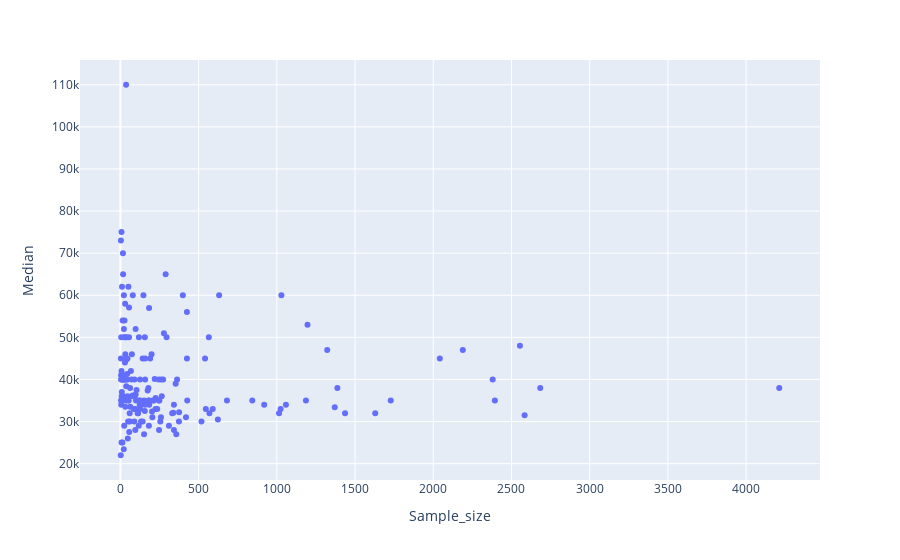

This figure's notebook cell:
### Markdown cell above
## Pandas, Scatter Plots

### Code cell
px.scatter(recent_grads,x='Sample_size', y='Median')

### Figure 1 — Plotly figure (JSON) as saved in the notebook; plotly's stock layout.template omitted (floating-point values rounded to 4 significant figures; data arrays with more than 128 entries replaced by an {"elided": "..."} marker saying what was removed)
{"data": [{"hoverlabel": {"namelength": 0}, "hovertemplate": "Sample_size=%{x}<br>Median=%{y}", "legendgroup": "", "marker": {"color": "#636efa", "symbol": "circle"}, "mode": "markers", "name": "", "showlegend": false, "type": "scatter", "x": {"elided": "172 int values"}, "xaxis": "x", "y": {"elided": "172 int values"}, "yaxis": "y"}], "layout": {"legend": {"tracegroupgap": 0}, "margin": {"t": 60}, "xaxis": {"anchor": "y", "domain": [0, 1], "title": {"text": "Sample_size"}}, "yaxis": {"anchor": "x", "domain": [0, 1], "title": {"text": "Median"}}}}
